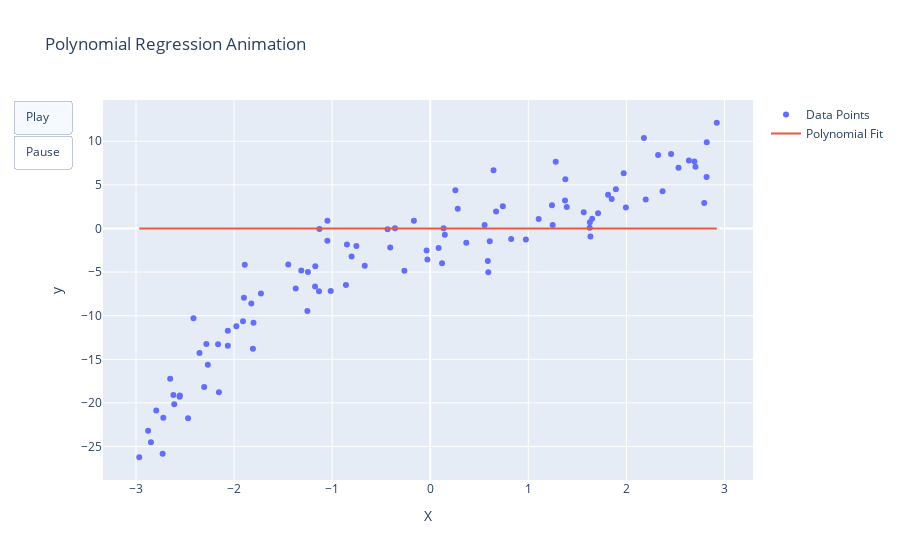

Here is the notebook cell this chart was saved with:
### Code cell
import numpy as np
import plotly.graph_objects as go
from sklearn.preprocessing import PolynomialFeatures
from sklearn.linear_model import LinearRegression

np.random.seed(42)
X = np.random.rand(100, 1) * 6 - 3
y = 0.5 * X**3 - X**2 + 2 * X + np.random.randn(100, 1) * 3
X_plot = np.linspace(X.min(), X.max(), 200).reshape(-1, 1)

frames = []
degrees = range(1, 10)

for degree in degrees:
    poly_features = PolynomialFeatures(degree=degree, include_bias=False)
    X_poly = poly_features.fit_transform(X)
    X_plot_poly = poly_features.transform(X_plot)

    model = LinearRegression()
    model.fit(X_poly, y)
    y_plot = model.predict(X_plot_poly)

    frames.append(go.Frame(
        data=[
            go.Scatter(x=X.flatten(), y=y.flatten(), mode="markers", name="Data Points"),
            go.Scatter(x=X_plot.flatten(), y=y_plot.flatten(), mode="lines", name=f"Degree {degree}")
        ],
        name=f"Degree {degree}"
    ))

fig = go.Figure(
    data=[
        go.Scatter(x=X.flatten(), y=y.flatten(), mode="markers", name="Data Points"),
        go.Scatter(x=X_plot.flatten(), y=np.zeros_like(X_plot.flatten()), mode="lines", name="Polynomial Fit"),
    ],
    layout=go.Layout(
        title="Polynomial Regression Animation",
        xaxis=dict(title="X"),
        yaxis=dict(title="y"),
        updatemenus=[
            dict(
                type="buttons",
                showactive=True,
                buttons=[
                    dict(
                        label="Play",
                        method="animate",
                        args=[None, dict(frame=dict(duration=500, redraw=True), fromcurrent=True)],
                    ),
                    dict(
                        label="Pause",
                        method="animate",
                        args=[None, dict(frame=dict(duration=0, redraw=False))],
                    ),
                ],
            )
        ],
    ),
    frames=frames
)

fig.show()

### Figure 1 — Plotly figure (JSON) as saved in the notebook; plotly's stock layout.template omitted (floating-point values rounded to 4 significant figures; data arrays with more than 128 entries replaced by an {"elided": "..."} marker saying what was removed)
{"data": [{"mode": "markers", "name": "Data Points", "type": "scatter", "x": [-0.7528, 2.704, 1.392, 0.592, -2.064, -2.064, -2.651, 2.197, 0.6067, 1.248, -2.876, 2.819, 1.995, -1.726, -1.909, -1.9, -1.175, 0.1485, -0.4083, -1.253, 0.6711, -2.163, -1.247, -0.8018, -0.2636, 1.711, -1.802, 0.08541, 0.5545, -2.721, 0.6453, -1.977, -2.61, 2.693, 2.794, 1.85, -1.172, -2.414, 1.105, -0.3591, -2.268, -0.02894, -2.794, 2.456, -1.447, 0.9751, -1.13, 0.1204, 0.2803, -1.891, 2.818, 1.651, 2.637, 2.369, 0.5874, 2.531, -2.469, -1.824, -2.729, -1.048, -0.6679, -1.372, 1.972, -0.8595, -1.314, 0.2562, -2.154, 1.813, -2.553, 2.921, 1.633, -1.808, -2.967, 1.893, 1.241, 1.374, 1.628, -2.556, -0.8492, -2.305, 2.179, 0.7398, -1.015, -2.619, -1.134, -1.049, 1.378, 0.8253, 2.323, -0.1667, -2.282, 1.279, 1.565, 0.3677, 1.626, -0.03723, 0.1364, -0.4348, -2.847, -2.353], "y": [-2.024, 7.087, 2.47, -5.025, -13.44, -11.71, -17.22, 3.315, -1.469, 0.4059, -23.18, 9.882, 2.389, -7.462, -10.65, -7.929, -6.645, -0.7063, -2.194, -9.448, 1.931, -13.28, -5.004, -3.208, -4.852, 1.737, -10.8, -2.243, 0.4029, -21.71, 6.667, -11.2, -20.14, 7.678, 2.929, 3.365, -4.344, -10.3, 1.087, 0.03438, -15.61, -3.565, -20.87, 8.543, -4.132, -1.265, -0.04832, -3.978, 2.254, -4.166, 5.908, 1.127, 7.788, 4.263, -3.721, 6.97, -21.75, -8.589, -25.82, 0.8799, -4.281, -6.883, 6.332, -6.468, -4.809, 4.377, -18.77, 3.873, -19.16, 12.12, -0.9329, -13.8, -26.23, 4.484, 2.649, 3.197, 0.7219, -19.29, -1.847, -18.19, 10.38, 2.556, -7.155, -19.1, -7.208, -1.414, 5.64, -1.211, 8.409, 0.8748, -13.25, 7.66, 1.86, -1.636, 0.08852, -2.523, 0.02415, -0.07615, -24.52, -14.27]}, {"mode": "lines", "name": "Polynomial Fit", "type": "scatter", "x": {"elided": "200 float values"}, "y": {"elided": "200 int values"}}], "layout": {"title": {"text": "Polynomial Regression Animation"}, "updatemenus": [{"buttons": [{"args": [null, {"frame": {"duration": 500, "redraw": true}, "fromcurrent": true}], "label": "Play", "method": "animate"}, {"args": [null, {"frame": {"duration": 0, "redraw": false}}], "label": "Pause", "method": "animate"}], "showactive": true, "type": "buttons"}], "xaxis": {"title": {"text": "X"}}, "yaxis": {"title": {"text": "y"}}}}
